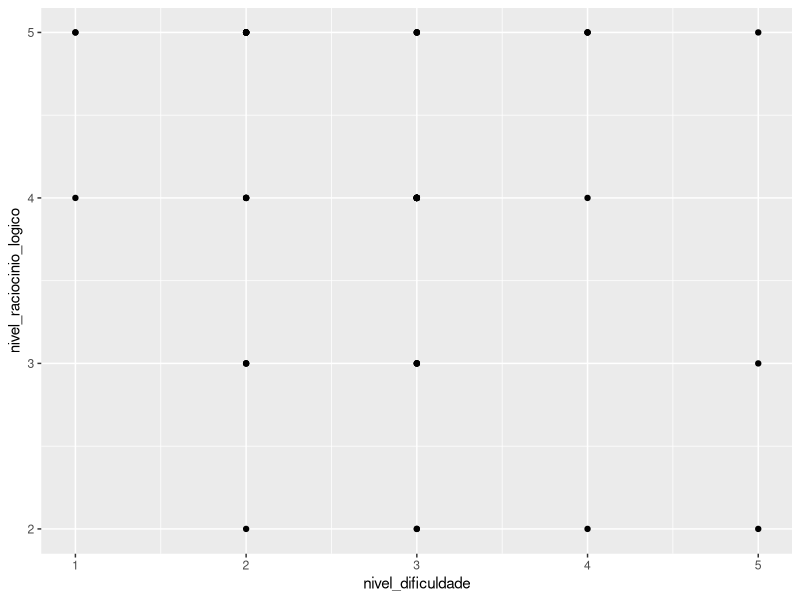
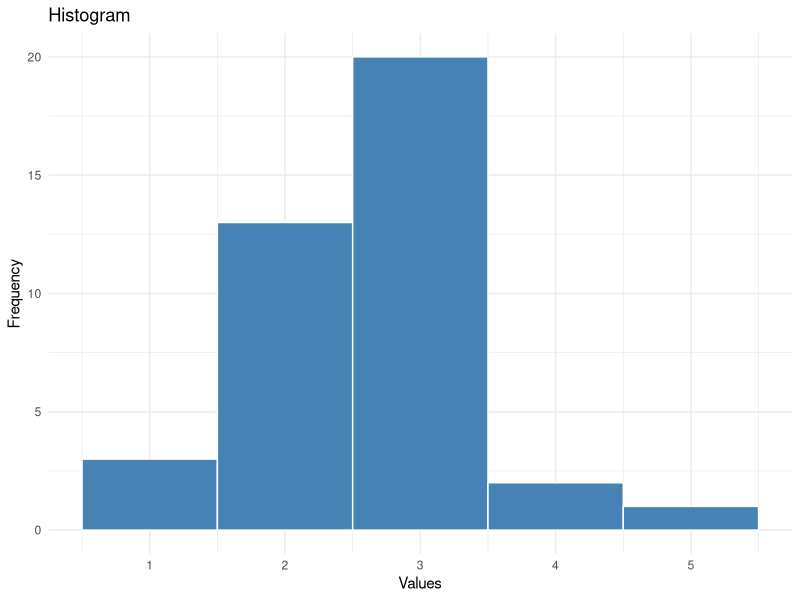

These charts were generated, in order, by the following R code:
## ---- chunk 1
library(readr)
## ---- chunk 2
library(skimr)
## ---- chunk 3
my_skim <- skim_with(
  base = sfl(
    size = length
  ),
  numeric = sfl(
    mean = mean,
    sd = sd,
    min = min,
    median = median,
    max = max
  ),
  append = FALSE
)
## ---- chunk 4
data <- read_csv("data.csv")
data$nivel_dificuldade <- as.integer(data$nivel_dificuldade)
data$nivel_raciocinio_logico <- as.integer(data$nivel_raciocinio_logico)
head(data)
## ---- chunk 5
my_skim(data)
## ---- chunk 6
library(ggplot2)
## ---- chunk 7
ggplot(data, aes(x = nivel_dificuldade, y = nivel_raciocinio_logico)) +
  geom_point()
## ---- chunk 8
correlacao <- cor(data[, c("nivel_dificuldade", "nivel_raciocinio_logico")], method = "spearman")
print(correlacao)
## ---- chunk 9
dados <- subset(data, grepl("Matemática", disciplinas, fixed=TRUE))
## ---- chunk 10
print(dados)
frame <- data.frame(values = dados$nivel_dificuldade)
## ---- chunk 11
ggplot(frame, aes(x = values)) +
  geom_histogram(fill = "steelblue", color = "white", bins = 5) +
  labs(title = "Histogram", x = "Values", y = "Frequency") +
  theme_minimal()
## ---- chunk 12
shapiro.test(data$nivel_dificuldade)
## ---- chunk 13
shapiro.test(data$nivel_raciocinio_logico)
